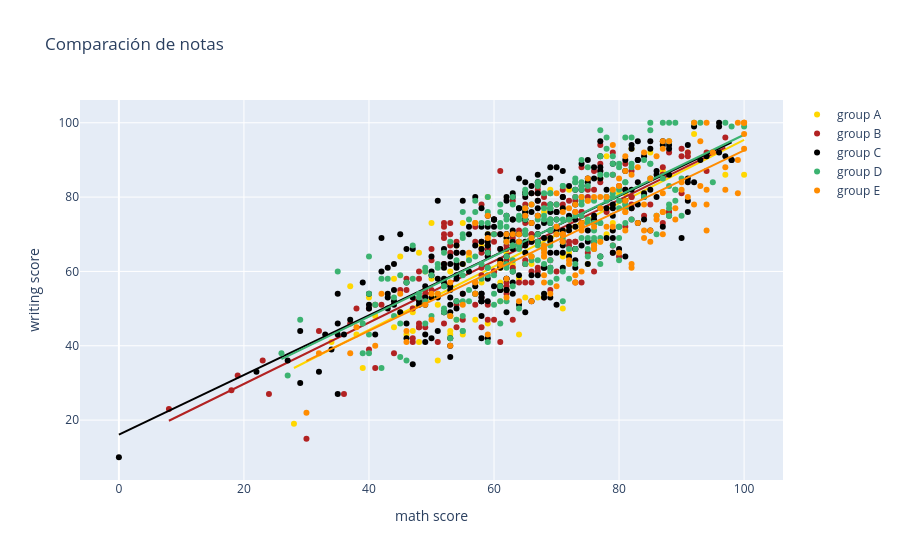

Notebook code for this chart:
### Code cell
# Forma sin plotly express

colores = {"group A": "gold", "group B": "firebrick",
           "group C": "black", "group D": "mediumseagreen",
           "group E": "darkorange"}

fig = go.Figure()

for key in colores.keys():

    # Filtro por cada categoría
    aux = df[df["race/ethnicity"] == key].copy()

    # Creo la nube de puntos
    fig.add_trace(
        go.Scatter(
            x = aux["math score"],
            y = aux["writing score"],
            name = key,
            mode = "markers",
            marker_color = colores[key],
            text = aux["race/ethnicity"],
            hovertemplate='Math Score: %{x} <br>Writing Score: %{y} <br>Race/Ethnicity: %{text}'
        )
    )

    # Agrego la recta de regresión
    fit_results = sm.OLS(aux["writing score"].values, sm.add_constant(aux["math score"].values), missing="drop").fit()

    reg_x = np.array([aux["math score"].min(), aux["math score"].max()])
    reg_y = np.array([fit_results.predict().min(), fit_results.predict().max()])

    # Agregar la información de la recta
    hover_header = "<b>OLS trendline</b><br>"
    hover_header += "%s = %g * %s + %g<br>" % (
        "writing score",
        fit_results.params[1],
        "math score",
        fit_results.params[0],
    )
    hover_header += (
        "R<sup>2</sup>=%f<br><br>" % fit_results.rsquared
    )

    hover_header += 'Math Score: %{x} <br>Writing Score: %{y} <br>Race/Ethnicity: %{text}'

    # Construir la figura
    fig.add_trace(
        go.Scatter(
            x = reg_x,
            y = reg_y,
            name = "Trend " + key,
            mode = "lines",
            line = dict(color = colores[key]),
            showlegend = False,
            text = [key,key],
            hovertemplate = hover_header
        )
    )

fig.update_layout(title = "Comparación de notas", xaxis_title = "math score", yaxis_title = "writing score")

fig.show()

### Figure 1 — Plotly figure (JSON) as saved in the notebook; plotly's stock layout.template omitted (floating-point values rounded to 4 significant figures; data arrays with more than 128 entries replaced by an {"elided": "..."} marker saying what was removed)
{"data": [{"hovertemplate": "Math Score: %{x} <br>Writing Score: %{y} <br>Race/Ethnicity: %{text}", "marker": {"color": "gold"}, "mode": "markers", "name": "group A", "text": ["group A", "group A", "group A", "group A", "group A", "group A", "group A", "group A", "group A", "group A", "group A", "group A", "group A", "group A", "group A", "group A", "group A", "group A", "group A", "group A", "group A", "group A", "group A", "group A", "group A", "group A", "group A", "group A", "group A", "group A", "group A", "group A", "group A", "group A", "group A", "group A", "group A", "group A", "group A", "group A", "group A", "group A", "group A", "group A", "group A", "group A", "group A", "group A", "group A", "group A", "group A", "group A", "group A", "group A", "group A", "group A", "group A", "group A", "group A", "group A", "group A", "group A", "group A", "group A", "group A", "group A", "group A", "group A", "group A", "group A", "group A", "group A", "group A", "group A", "group A", "group A", "group A", "group A", "group A", "group A", "group A", "group A", "group A", "group A", "group A", "group A", "group A", "group A", "group A"], "type": "scatter", "x": [47, 78, 50, 73, 55, 39, 62, 41, 80, 50, 58, 54, 51, 57, 62, 77, 72, 68, 47, 46, 81, 69, 28, 63, 49, 44, 71, 66, 38, 48, 53, 49, 59, 65, 47, 59, 79, 75, 72, 77, 59, 79, 65, 68, 64, 97, 92, 91, 40, 61, 55, 48, 71, 53, 82, 100, 71, 68, 65, 53, 59, 87, 62, 55, 37, 58, 72, 75, 51, 45, 45, 85, 61, 64, 75, 61, 50, 34, 69, 67, 61, 56, 66, 53, 54, 78, 57, 44, 63], "y": [44, 70, 58, 72, 62, 34, 55, 48, 81, 54, 67, 47, 51, 47, 69, 68, 74, 64, 49, 43, 81, 69, 19, 61, 60, 58, 77, 62, 43, 41, 43, 55, 80, 53, 50, 69, 73, 62, 65, 85, 46, 82, 76, 66, 43, 86, 97, 92, 53, 52, 73, 65, 50, 48, 93, 86, 64, 76, 74, 44, 70, 87, 65, 43, 56, 57, 82, 74, 36, 49, 64, 92, 57, 58, 79, 63, 73, 41, 82, 53, 61, 64, 64, 60, 67, 91, 54, 45, 62]}, {"hovertemplate": "<b>OLS trendline</b><br>writing score = 0.852241 * math score + 10.1512<br>R<sup>2</sup>=0.640257<br><br>Math Score: %{x} <br>Writing Score: %{y} <br>Race/Ethnicity: %{text}", "line": {"color": "gold"}, "mode": "lines", "name": "Trend group A", "showlegend": false, "text": ["group A", "group A"], "type": "scatter", "x": [28, 100], "y": [34.01, 95.38]}, {"hovertemplate": "Math Score: %{x} <br>Writing Score: %{y} <br>Race/Ethnicity: %{text}", "marker": {"color": "firebrick"}, "mode": "markers", "name": "group B", "text": {"elided": "190 str values"}, "type": "scatter", "x": {"elided": "190 int values"}, "y": {"elided": "190 int values"}}, {"hovertemplate": "<b>OLS trendline</b><br>writing score = 0.825553 * math score + 13.2165<br>R<sup>2</sup>=0.667912<br><br>Math Score: %{x} <br>Writing Score: %{y} <br>Race/Ethnicity: %{text}", "line": {"color": "firebrick"}, "mode": "lines", "name": "Trend group B", "showlegend": false, "text": ["group B", "group B"], "type": "scatter", "x": [8, 97], "y": [19.82, 93.3]}, {"hovertemplate": "Math Score: %{x} <br>Writing Score: %{y} <br>Race/Ethnicity: %{text}", "marker": {"color": "black"}, "mode": "markers", "name": "group C", "text": {"elided": "319 str values"}, "type": "scatter", "x": {"elided": "319 int values"}, "y": {"elided": "319 int values"}}, {"hovertemplate": "<b>OLS trendline</b><br>writing score = 0.802358 * math score + 16.1044<br>R<sup>2</sup>=0.632596<br><br>Math Score: %{x} <br>Writing Score: %{y} <br>Race/Ethnicity: %{text}", "line": {"color": "black"}, "mode": "lines", "name": "Trend group C", "showlegend": false, "text": ["group C", "group C"], "type": "scatter", "x": [0, 98], "y": [16.1, 94.74]}, {"hovertemplate": "Math Score: %{x} <br>Writing Score: %{y} <br>Race/Ethnicity: %{text}", "marker": {"color": "mediumseagreen"}, "mode": "markers", "name": "group D", "text": {"elided": "262 str values"}, "type": "scatter", "x": {"elided": "262 int values"}, "y": {"elided": "262 int values"}}, {"hovertemplate": "<b>OLS trendline</b><br>writing score = 0.815714 * math score + 15.1965<br>R<sup>2</sup>=0.611124<br><br>Math Score: %{x} <br>Writing Score: %{y} <br>Race/Ethnicity: %{text}", "line": {"color": "mediumseagreen"}, "mode": "lines", "name": "Trend group D", "showlegend": false, "text": ["group D", "group D"], "type": "scatter", "x": [26, 100], "y": [36.41, 96.77]}, {"hovertemplate": "Math Score: %{x} <br>Writing Score: %{y} <br>Race/Ethnicity: %{text}", "marker": {"color": "darkorange"}, "mode": "markers", "name": "group E", "text": {"elided": "140 str values"}, "type": "scatter", "x": {"elided": "140 int values"}, "y": {"elided": "140 int values"}}, {"hovertemplate": "<b>OLS trendline</b><br>writing score = 0.809187 * math score + 11.6718<br>R<sup>2</sup>=0.691712<br><br>Math Score: %{x} <br>Writing Score: %{y} <br>Race/Ethnicity: %{text}", "line": {"color": "darkorange"}, "mode": "lines", "name": "Trend group E", "showlegend": false, "text": ["group E", "group E"], "type": "scatter", "x": [30, 100], "y": [35.95, 92.59]}], "layout": {"title": {"text": "Comparación de notas"}, "xaxis": {"title": {"text": "math score"}}, "yaxis": {"title": {"text": "writing score"}}}}
